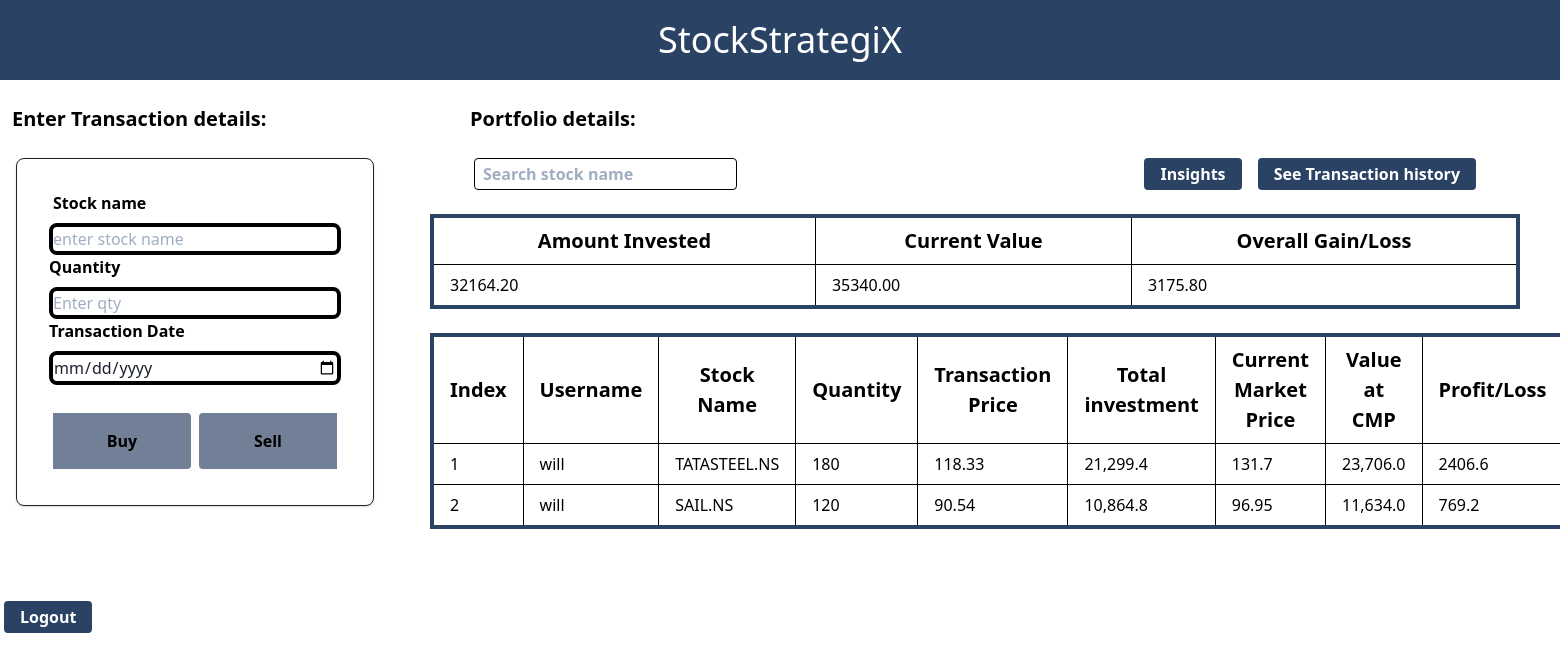
/transaction/will, run on an earlier commit of the app's database.
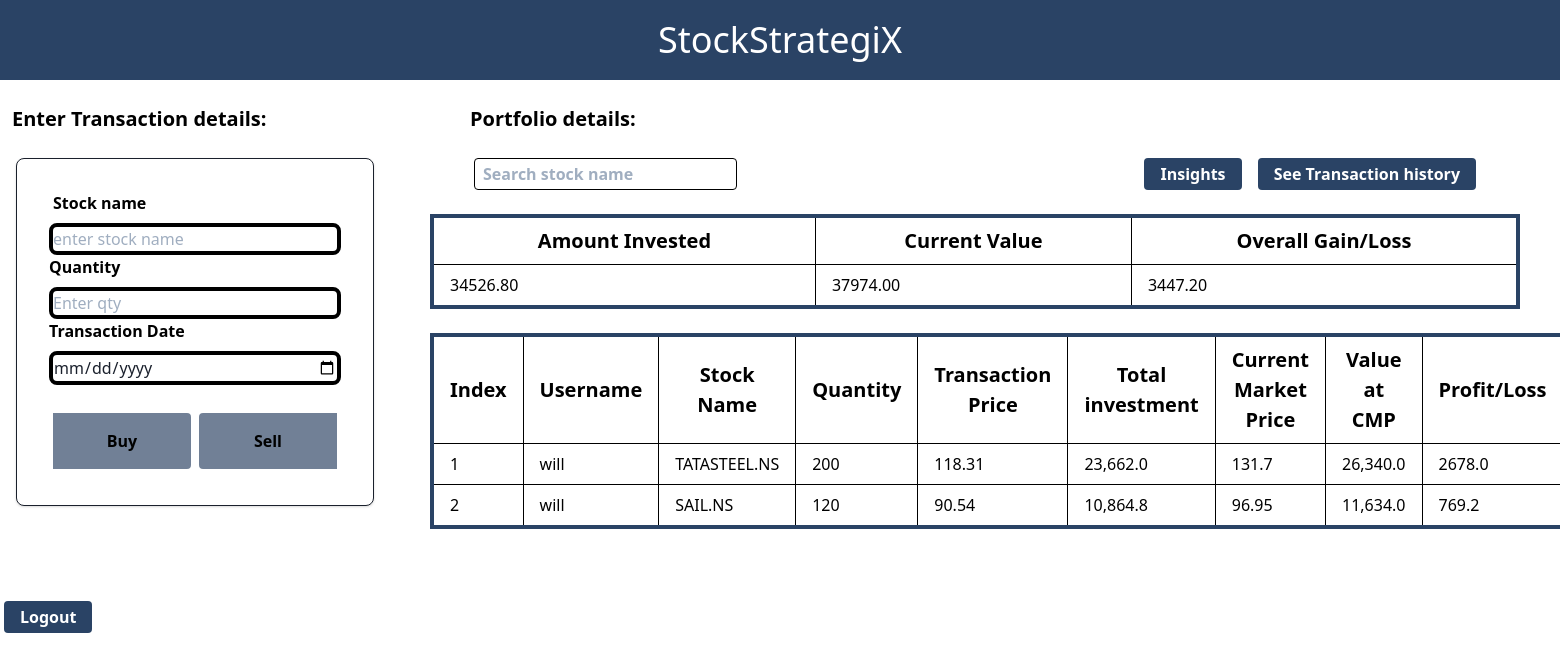
And on a later commit of the database.
### tables this page shows
CREATE TABLE Portfoliouser(username txt, stockname TXT , qty INT ,todayvalue REAL, buyprice REAL, CMP REAL, VALUE_CMP REAL, PROFIT_LOSS REAL );

### routes/transaction_input.py (the view)
@transaction_route.route("/transaction/<username>", methods=[ "GET"])
def transaction_input(username):
    db_manager = DatabaseManager('database.db')
    portfolio_manager = PortfolioManager(db_manager)
    rows=portfolio_manager.get_portfolio_user(username)
    total_investment=portfolio_manager.get_buyprice_total(username)
    total_investment=round(total_investment[0][0],2)
    total_current_value=portfolio_manager.get_cmp_total(username)
    total_current_value=round(total_current_value[0][0],2)
    print(total_current_value)
    return render_template("app_pages/transaction_input.html",rows=rows,total_investment=total_investment,
                           total_current_value=total_current_value)

### db_manager.py (called while the page is built)
    def execute(self,query,args):
        self.cursor.execute(query,args)
        self.connection.commit()
        return self.cursor.fetchall()

    def get_portfolio_user(self, username):
        return self.db.execute("SELECT * from Portfoliouser where username=?", (username,))

    def get_buyprice_total(self,username):
        return self.db.execute("SELECT SUM(buyprice) from Portfoliouser where username=?",(username,))

    def get_cmp_total(self,username):
        return self.db.execute("SELECT SUM(VALUE_CMP) from Portfoliouser where username=?",(username,))

### templates/app_pages/transaction_input.html (shortened to what this page needs)
{% extends 'app_pages/base.html' %}
{% block content %}
    <div class="flex font-sans">
        <div class="w-1/4 mx-2">
            <h2 class="w-full text-xl font-bold mx-1">Enter Transaction details: </h2>
            <br>
            <div class=" mx-2 max-w-3xl bg-white border border-gray-900 rounded-lg shadow sm:p-6 md:p-8 dark:bg-gray-800 dark:border-gray-700 ">
                <form action="#" method="post" id="myForm">
                    <div>
                        <label for="stockname" class="mx-1 block mb-2 text-l font-bold text-black dark:text-white">Stock name</label>
                        <input type="text" name="stock-name" placeholder="enter stock name" class=" bg-gray-50 border-4 border-black text-gray-900 text-base rounded-lg focus:ring-blue-500 focus:border-blue-500 block w-full p-2.5 dark:bg-gray-600 dark:border-gray-500 dark:placeholder-gray-400 dark:text-white" required>
                    </div>
                    <div>
                        <label for="qty" class="block mb-2 text-l font-bold text-black dark:text-white">Quantity</label>
                        <input type="number" name= "stock-quantity" placeholder="Enter qty"  min=1 class="bg-gray-50 border-4 border-black text-gray-900 text-base rounded-lg focus:ring-blue-500 focus:border-blue-500 block w-full p-2.5 dark:bg-gray-600 dark:border-gray-500 dark:placeholder-gray-400 dark:text-white" required>
                    </div>
                    <div>
                        <label for="date" class="block mb-2 text-l font-bold text-black dark:text-white">Transaction Date</label>
                        <input type="date" name="start-date" class="bg-gray-50 border-4 border-black text-gray-900 text-base rounded-lg focus:ring-blue-500 focus:border-blue-500 block w-full p-2.5 dark:bg-gray-600 dark:border-gray-500 dark:placeholder-gray-400 dark:text-white" required>
                    </div>
                    <br>
                        <div class=" content-end self-end flex">
                                <input type="submit" name="buy" value="Buy" class=" w-1/2 bg-gray-600 text-black font-semibold px-4 py-4 rounded-r-lg cursor-pointer border-4 border-white">
                                <input type="submit" name="sell" value="Sell" class=" w-1/2 bg-gray-600 text-black font-semibold px-4 py-4 rounded-l-lg  cursor-pointer border-4 border-white">
                        </div>
                </form>
            </div>
        </div>
        <div class="w-3/4">
            <h2 class="text-xl font-bold mx-20">Portfolio details:</h2>
            <br>
            <div class="flex mx-20">
                <form method="post" class="flex">
                    <input type="text" name="search" id="search" placeholder="Search stock name" class="mx-1 px-2 border border-black rounded font-bold"/>
                </form>
                <div class="ml-auto flex">
                    <form method="post">
                        <input type="submit" name="insights" value="Insights" class=" bg-blue-900 text-white font-semibold px-4 py-1 rounded cursor-pointer ml-auto mx-2">
                        <input type="submit" name="thistory" value="See Transaction history" class=" mx-1 bg-blue-900 text-white font-semibold px-4 py-1 rounded cursor-pointer">
                    </form>
                </div>
                    <br>
            </div>
            <br>
            <div class="mx-10 ">
                <table id="stable" class="w-full table-auto border-collapse border-4 border-blue-900">
                    <tr class="text-xl">
                        <th class="border border-black px-4 py-2">Amount Invested</th>
                        <th class="border border-black px-4 py-2">Current Value</th>
                        <th class="border border-black px-4 py-2">Overall Gain/Loss</th>
                    </tr>
                    <tbody>
                        <tr class="hover:bg-blue-800 hover:text-white font-medium">
                            <td class="border border-black px-4 py-2">{{ "%.2f"|format(total_investment)}}</td>
                            <td class="border border-black px-4 py-2">{{ "%.2f"|format(total_current_value) }}</td>
                            <td class="border border-black px-4 py-2">{{ "%.2f"|format(total_current_value - total_investment) }}</td>
                        </tr>
                    </tbody>
                </table>
            </div>
            <br>
            <div class="mx-10 ">
                <table id="stable" class="w-full table-auto border-collapse border-4 border-blue-900">
                    <tr class="text-xl">
                        <th class="border border-black px-4 py-2">Index</th>
                        <th class="border border-black px-4 py-2">Username</th>
                        <th class="border border-black px-4 py-2">Stock Name</th>
                        <th class="border border-black px-4 py-2">Quantity</th>
                        <th class="border border-black px-4 py-2">Transaction Price</th>
                        <th class="border border-black px-4 py-2">Total investment</th>
                        <th class="border border-black px-4 py-2">Current Market Price</th>
                        <th class="border border-black px-4 py-2">Value at CMP</th>
                        <th class="border border-black px-4 py-2">Profit/Loss</th>
                    </tr>
                    <tbody>
                        {% for row in rows %}
                        <tr class="hover:bg-blue-800 hover:text-white font-medium">
                            <td class="border border-black px-4 py-2">{{ loop.index }}</td>
                            <td class="border border-black px-4 py-2">{{ row[0] }}</td>
                            <td class="border border-black px-4 py-2">{{ row[1] }}</td>
                            <td class="border border-black px-4 py-2">{{ '{:,}'.format(row[2]) }}</td>
                            <td class="border border-black px-4 py-2">{{ '{:,}'.format(row[3]) }}</td>
                            <td class="border border-black px-4 py-2">{{ '{:,}'.format(row[4]) }}</td>
                            <td class="border border-black px-4 py-2">{{ '{:,}'.format(row[5]) }}</td>
                            <td class="border border-black px-4 py-2">{{ '{:,}'.format(row[6]) }}</td>
                            <td class="border border-black px-4 py-2">{{ row[7] }}</td>
                        </tr>
                        {% endfor %}
                    </tbody>
                </table>
            </div>
        </div>
    </div>
    <br>
                <br>
    <br>
    <form method="post" id="logoutform">
        <input type="submit" name="logout" value="Logout" class="mx-1 bg-blue-900 text-white font-semibold px-4 py-1 rounded cursor-pointer">
    </form>
{% endblock %}

### templates/app_pages/base.html (shortened to what this page needs)
<!DOCTYPE html>
<html lang="en">
<head>
    <link href="https://unpkg.com/tailwindcss@^1.0/dist/tailwind.min.css" rel="stylesheet">
</head>
<body>
    <header>
        {% block header %}
        <div class="bg-blue-900 w-full h-20 justify-center flex items-center">
            <h1 class=" text-white text-4xl ">StockStrategiX</h1>
        </div>
        <br>
        {% endblock %}
    </header>
    <main>
        {% block content %}
        {% endblock %}
    </main>
</body>
</html>

What changed in the data, as far as the page shows it:
changed Portfoliouser "TATASTEEL.NS": qty "180" → "200"; todayvalue "118.33" → "118.31"; buyprice "21,299.4" → "23,662.0"; VALUE_CMP "23,706.0" → "26,340.0"; PROFIT_LOSS "2406.6" → "2678.0"
Also different on the page:
{{ "%.2f"|format(total_investment) }}: "32164.20" → "34526.80"
{{ "%.2f"|format(total_current_value) }}: "35340.00" → "37974.00"
{{ "%.2f"|format(total_current_value - total_investment) }}: "3175.80" → "3447.20"
